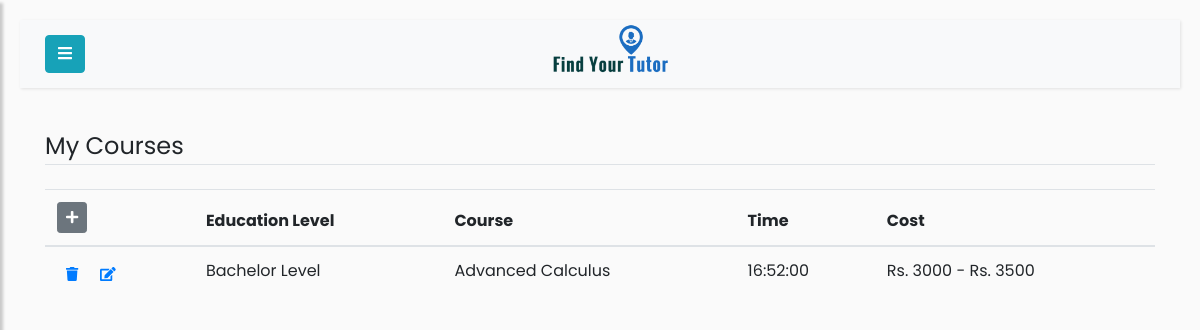
The app's page /student/my-courses (signed in), older data.
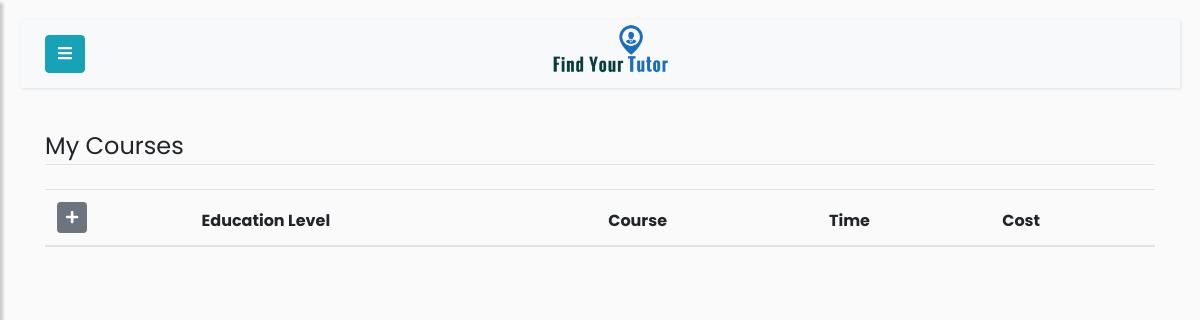
The same page, newer data.
### app/models.py (models this page shows)
class Mycourse(db.Model):
    id = db.Column(db.Integer, primary_key=True)
    user_id = db.Column(db.Integer, db.ForeignKey('user.id'))
    course_id = db.Column(db.Integer, db.ForeignKey('course.id'))
    time = db.Column(db.Time)
    cost = db.Column(db.String(64))

class Course(db.Model):
    id = db.Column(db.Integer, primary_key=True)
    course_title = db.Column(db.String(100), nullable=False)
    course_level = db.Column(db.String(100), nullable=False)
    course_description = db.Column(db.String(1000))
    mycourse = db.relationship('Mycourse', backref='Course', cascade="all, delete")

### app/routes.py (the view)
@app.route('/student/my-courses', methods=['POST','GET'])
@login_required
def student_courses():
    user = User.query.filter_by(username=current_user.username).first()
    my_courses = Mycourse.query.filter_by(user_id=current_user.id)
    form = MyCourseForm()
    form.create_cost_choices()
    if user.username == current_user.username and not is_tutor(user):
        student = Student.query.filter_by(user_id=user.id).first()
        return render_template("my-courses.html", user=user, student=student,
        profilepic= fetch_profile_pic(student), my_courses=my_courses, form=form)
    elif user.username == current_user.username and is_tutor(user):
        return redirect(url_for('tutor'))

### app/forms.py (called while the page is built)
def create_choices_from_list(lists):
    choices = []
    for L in lists:
        choices.append((L, L))
    return choices

    def create_cost_choices(self):
        cost = []
        for d in range(500, 5500, 500):
            cost.append('Rs. ' + str(d - 500) + ' - ' + 'Rs. ' + str(d))
        cost_choice = create_choices_from_list(cost)
        self.cost.choices = cost_choice

### app/models.py (called while the page is built)
@login_manager.user_loader
def load_user(id):
    return User.query.get(int(id))

### app/routes.py (called while the page is built)
def is_tutor(user):
    if user.role == 'tutor':
        return True
    elif user.role == 'student':
        return False
    elif user.role == 'admin':
        return False

def fetch_profile_pic(user_obj):
    try:
        pic_name_from_db = getattr(user_obj, 'profile_pic')
        picture_path = os.path.join(app.root_path, 'static/profile_pics')
        if pic_name_from_db in os.listdir(picture_path):
            profile_pic = url_for('static',filename='profile_pics/' + pic_name_from_db)
            return profile_pic
        return fetch_default_profile_pic(user_obj)
    except:
        return fetch_default_profile_pic(user_obj)

### app/templates/my-courses.html (shortened to what this page needs)
{% if user.role=='student' %}
    {% extends 'student.html' %}
{% else %}
    {% extends 'tutor.html' %}
{% endif %}
{% block content %}
<div class="container">
    <legend class="border-bottom mb-4">My Courses</legend>
    <div class='table-responsive'>
        <table class='table table-hover' id='my-courses-table'>
           <thead>
               <tr>
                    <th scope="col">
                        <a href="{{ url_for('courses') }}" class="btn btn-secondary btn-sm" id='add-new-course'>
                            <i class="fas fa-plus"></i>
                        </a>
                    </th>
                    <th scope="col">Education Level</th>
                    <th scope="col">Course</th>
                    <th scope="col">Time</th>
                    <th scope="col">Cost</th>
               </tr>
           </thead>
           <tbody>
            {% for my_course in my_courses %}
                <tr>
                    <th scope="row">
                        <a class="btn btn-link btn-sm"
                            href="{% if user.role=='tutor' %} {{url_for('delete_tutor_courses', id=my_course.id)}} {% else %} {{url_for('delete_student_courses', id=my_course.id)}} {% endif %} ">
                            <i class="fas fa-trash"></i>
                        </a>
                        <button class="btn btn-link btn-sm edit-btn">
                            <i class="fas fa-edit"></i>
                        </button>
                    </th>
                    <td> {{ my_course.Course.course_level or ''}} </td>
                    <td> {{ my_course.Course.course_title or '' }} </td>
                    <td> {{ my_course.time or '' }} </td>
                    <td> {{ my_course.cost or ''}} </td>
                </tr>
            {% endfor %}
           </tbody>
        </table>
    </div>
</div>
{% endblock %}

Row changes from the older to the newer data that the page shows:
removed Mycourse: Course "Bachelor Level", Course "Advanced Calculus", time "16:52:00", cost "Rs. 3000 - Rs. 3500"
